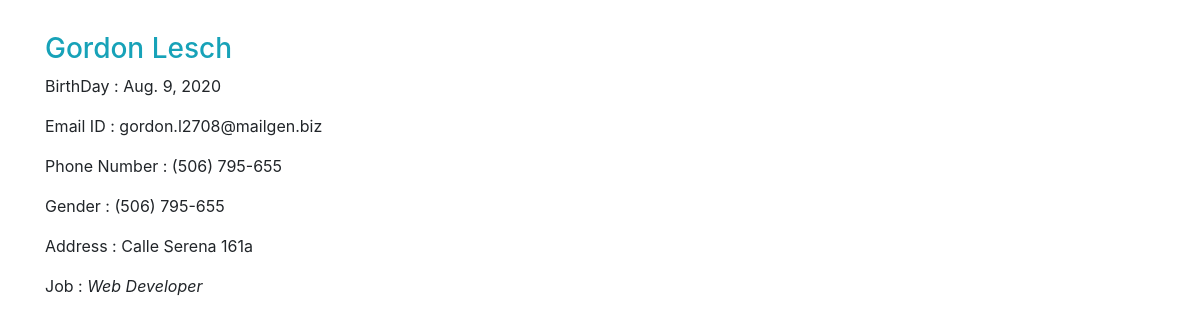
Page /employee-detail/2 on the committed database.
### employees/models.py (models this page shows, shortened)
class Employees(models.Model):
    GENDER_CHOICES = [
        ("M", "Male"),
        ("F", "Female")
    ]
    first_name = models.CharField(max_length=100)
    last_name = models.CharField(max_length=100, blank=True)
    email_id = models.EmailField(max_length=250)
    phone_num = models.CharField(max_length=13)
    employee_gender = models.CharField(choices=GENDER_CHOICES, max_length=1)
    employee_address = models.TextField()
    employee_job = models.ManyToManyField("AvailableJobs", blank=True)
    date_of_birth = models.DateField()

class AvailableJobs(models.Model):
    name = models.TextField(max_length=100)

### employees/views.py (the view)
# urls.py: path('employee-detail/<int:employee_id>', views.employee_detail, name='employee_detail')
def employee_detail(request, employee_id):
    try:
        employee = Employees.objects.get(id=employee_id)
    except Employees.DoesNotExist:
        raise Http404('Employee not found')
    return render(request, 'employee-detail.html', {'employee': employee})

### employees/templates/employee-detail.html
{% extends "base.html" %}
{% block content %}
    <div class="container">
        <div class="row margin-top">
            <div class="col-xl-12 mt-4 pt-2">
                <h3 class="text-info">{{ employee.first_name }} {{ employee.last_name }} </h3>
                <p>BirthDay : {{ employee.date_of_birth }}</p>
                <p>Email ID : {{ employee.email_id }}</p>
                <p>Phone Number : {{ employee.phone_num }}</p>
                <p>Gender : {{ employee.phone_num }}</p>
                <p>Address : {{ employee.employee_address }}</p>
                <p>Job :
                    {% for job in employee.employee_job.all %}
                        <em>{{ job.name }}</em>
                    {% endfor %}
                </p>
            </div>
        </div>
    </div>
{% endblock %}

### rows in the picture
Employees: first_name "Gordon", last_name "Lesch", date_of_birth "Aug. 9, 2020", email_id "gordon.l2708@mailgen.biz", phone_num "(506) 795-655", employee_address "Calle Serena 161a"
AvailableJobs: name "Web Developer"
